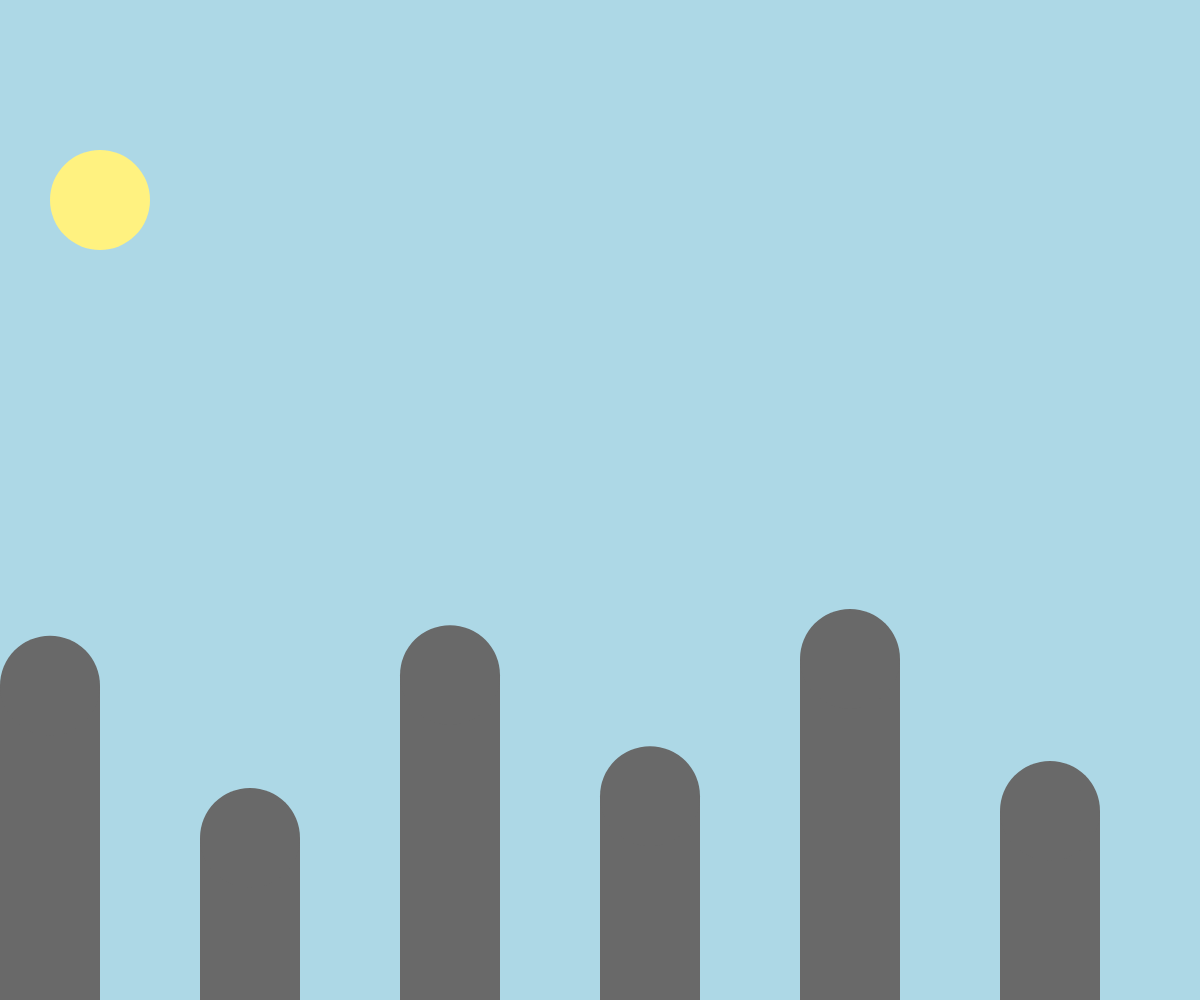
Frame 1 (no input)
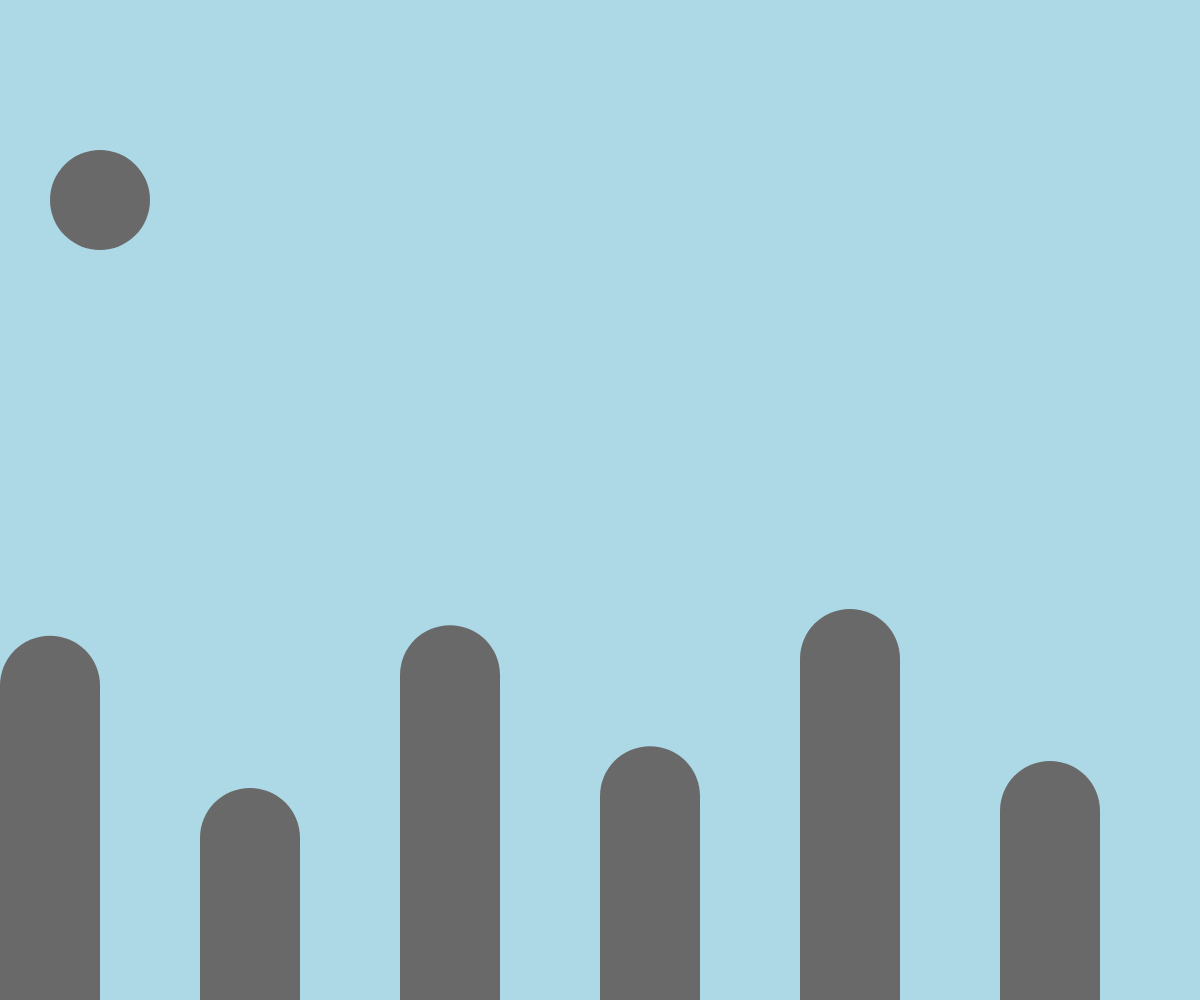
Frame 60 (no input)
Frame 120 (the mouse pressed at the canvas centre since frame 60): identical to frame 60, image omitted

The p5.js sketch that drew these frames (run headless with seeded random() and noise() and a simulated clock; from frame 60 on, the mouse is pressed at the canvas centre):

// p5.js sketch
// ── sketch.js
//========================
//	City
//========================

//your sun/moon object:

function building(x,h){
	this.x = x;
	this.y = windowHeight-h;
	this.h = h;
	this.drawBuilding = function (){
		fill(105,105,105);
    rect(this.x,this.y,100,h);
		ellipse(this.x+50,this.y,100,100);
	}

};
var buildings = [];
var sun = {x:100 , y: 200 , d: 100};
function setup() {

	createCanvas(windowWidth, windowHeight);
	noStroke();
	fill(255,242,128);
	for(var i = 0; i < 10; i++){
		buildings.push(new building(i*200, random(100,400)));

	}


}


function draw(){
	background(173,216,230);
	ellipse(sun.x, sun.y, sun.d, sun.d);

	for(var i = 0; i < buildings.length;i++){
	buildings[i].drawBuilding();

	}





}
